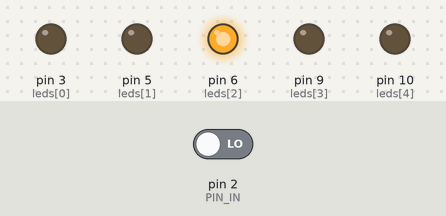
Recording of a sketch running on a simulated Arduino Uno, built with avr-gcc and run on an emulated ATmega328P. Shown: output pins drawn as LEDs (lit = HIGH). Dashed ring = blinking. The test bench sets the inputs (shaded band); at power-on: pin 2 (PIN_IN) LOW.

Above: at 0.5 s.
1.3 s: pin 2 (PIN_IN) driven HIGH
4.3 s: pin 2 (PIN_IN) driven LOW
At 4.4 s:
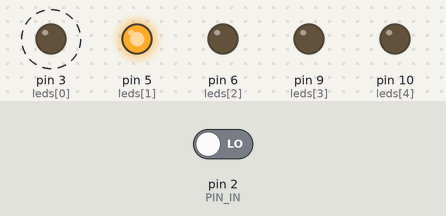
At 5.0 s:
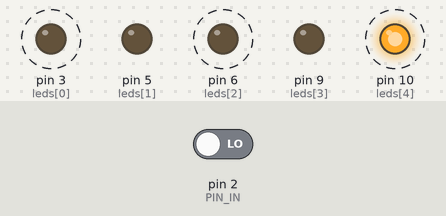
Timing chart, 0 to 13.3 s (numbered marks = the images above; inputs shaded):
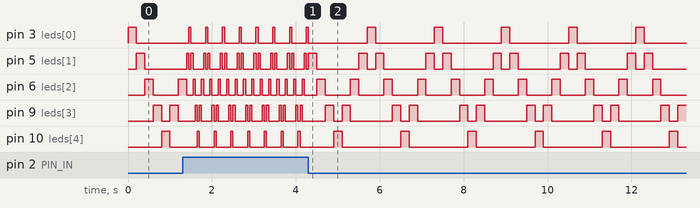

The sketch:

Blink2.ino
```cpp
#define DELAY 200
#define MIN_DELAY 50
#define PIN_IN 2

int leds[] = {3, 5, 6, 9, 10};
int no_leds = 5;

void setup() {
    int i;
    for (i=0; i<no_leds;i++) {
        pinMode(leds[i], OUTPUT);
    }
    pinMode(PIN_IN, INPUT);
}

int oldpin = -1;

void moveto(int pin) {
    digitalWrite(pin, HIGH);
    if (oldpin!=-1) {
        digitalWrite(oldpin, LOW);
    }
    oldpin = pin;
}

void loop() {
    int i;
    int d;
    for (i=0; i<no_leds;i++) {
        moveto(leds[i]);
        if (digitalRead(PIN_IN) == HIGH) {
            d = MIN_DELAY;
        } else {
            d = DELAY;
        }
        delay(d);
    }

    for (i=no_leds-2; i>0;i--) {
        moveto(leds[i]);
        if (digitalRead(PIN_IN) == HIGH) {
            d = MIN_DELAY;
        } else {
            d = DELAY;
        }
        delay(d);
    }
}
```

Measured:
- after the input at 1.3 s, pin 3 (leds[0]): alternates HIGH for 0.05 s and LOW for 0.35 s, starting after 0.15 s; pin 6 (leds[2]): alternates HIGH for 0.05 s and LOW for 0.15 s, starting after 0.25 s; pin 10 (leds[4]): alternates HIGH for 0.05 s and LOW for 0.35 s, starting after 0.35 s
- after the input at 4.3 s, pin 3 (leds[0]): alternates HIGH for 0.20 s and LOW for 1.4 s, starting after 1.4 s; pin 6 (leds[2]): alternates HIGH for 0.20 s and LOW for 0.60 s, starting after 0.20 s; pin 10 (leds[4]): alternates HIGH for 0.20 s and LOW for 1.4 s, starting after 0.60 s
- by itself, pin 5 (leds[1]): repeats every 1.6 s: LOW 1.0 s, HIGH 0.20 s, LOW 0.20 s, HIGH 0.20 s
- by itself, pin 9 (leds[3]): repeats every 1.6 s: LOW 0.20 s, HIGH 0.20 s, LOW 1.0 s, HIGH 0.20 s
